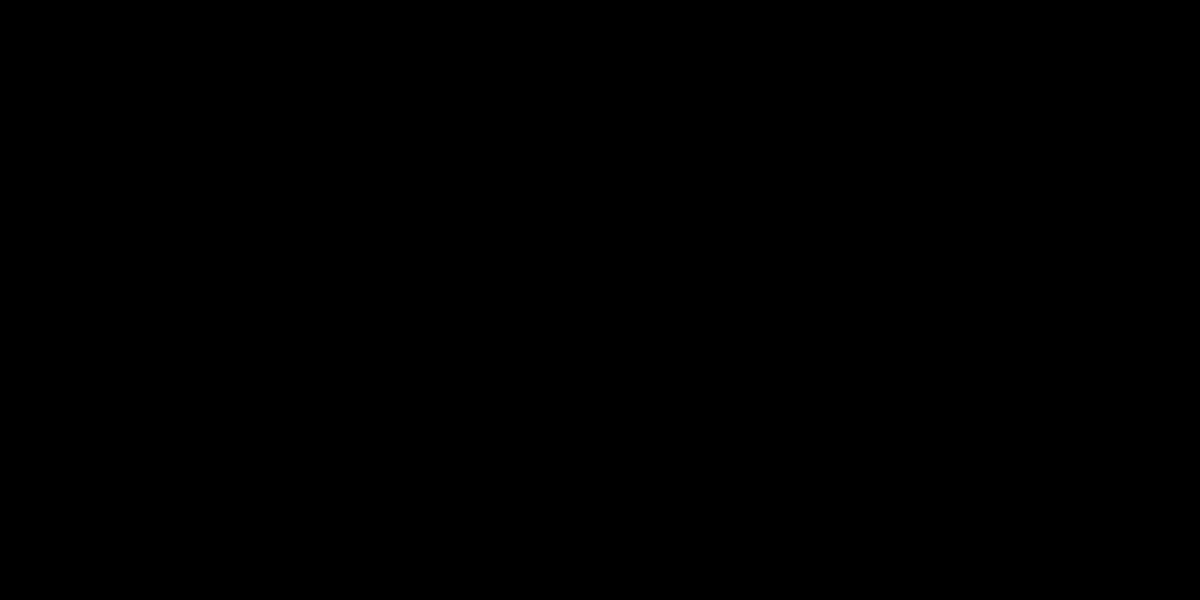
Frame 1 (no input)
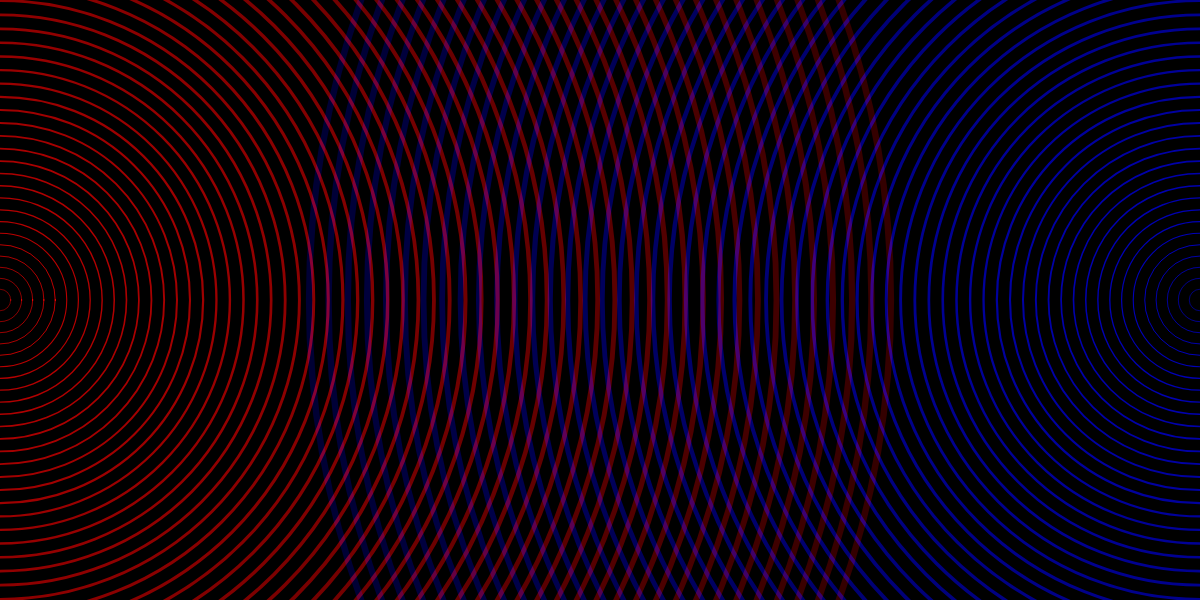
Frame 60 (no input)
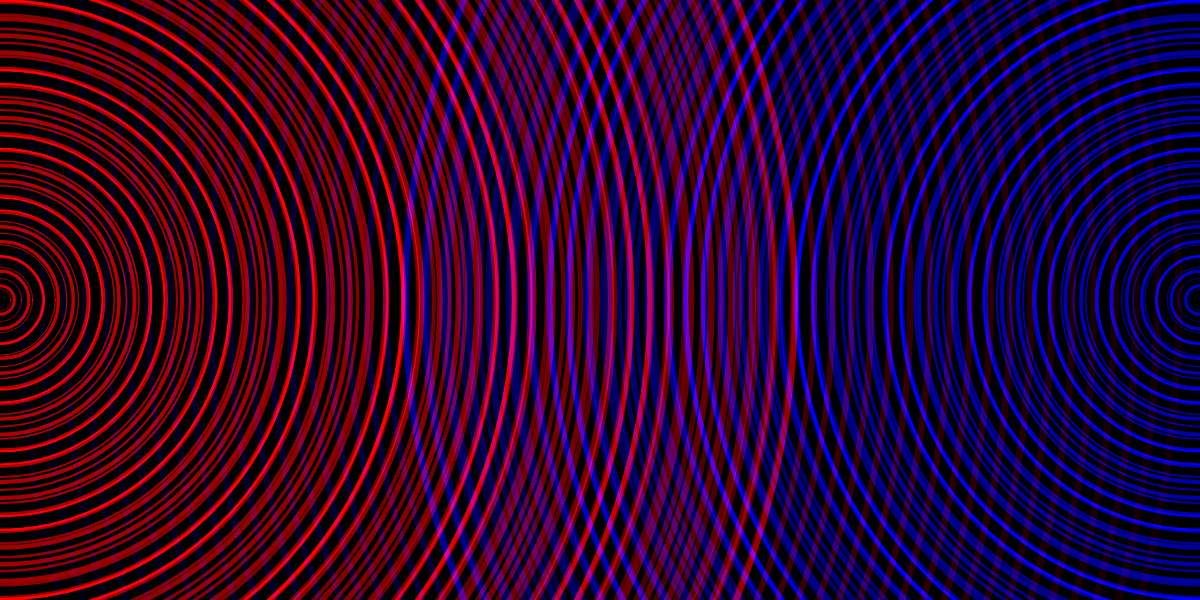
Frame 120 (the mouse pressed at the canvas centre since frame 60)

The p5.js sketch that drew these frames (run headless with seeded random() and noise() and a simulated clock; from frame 60 on, the mouse is pressed at the canvas centre):

// p5.js sketch
// ── sketch.js
// Micah Theriot Copywright 2016

// wall drawing 106:“Arcs from the midpoints of two sides of the wall.”

function setup(){
  createCanvas(1200,600)
  background(0);
  noFill();
}
var timeline = 0;
var i = 0;
var w = .5;
var a = 200;
function draw(){
  blendMode(ADD);
  strokeWeight(w);
  stroke(255,0,0,a);
  ellipse(0, height/2, i)
  stroke(0,0,255,a);
  ellipse(width, height/2, i)
  if (timeline <= 10){
    i += 20 + w * 3;
    w += .1;
    a -= 2.5;
    if (i > 2 * width) {
      i = 0;
      w -=5;
      a = 200;
      timeline++;
    }
  }
}

// ── practice.js
// practice from chapter 5
var x = 0;
var easing = 0.1;

function setup() {
  createCanvas( 600, 600);
  blendMode(ADD);
}

function draw() {
  background(0);
  // x = x + (mouseX - x) * easing;
  // ellipse( x, 40, 12, 12);
  //  //println( targetX + " : " + x);
  fill(255,0,0,85);
  ellipse (1/3 * width,2/3 * height,300);
  fill(0,255,0,85);
  ellipse (2/3 * width,2/3 * height,300);
  fill(0,0,255,85);
  ellipse (1/2 * width,1/2.5 * height,300);
}
